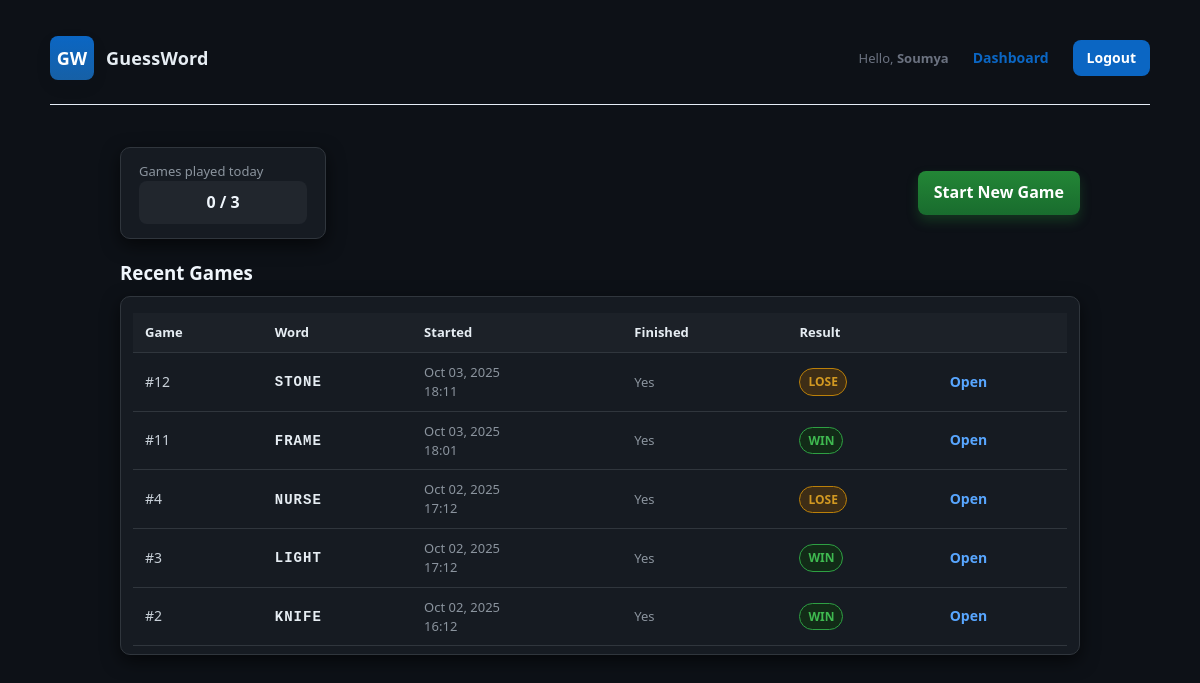
The page / (signed in) on the database as committed earlier.
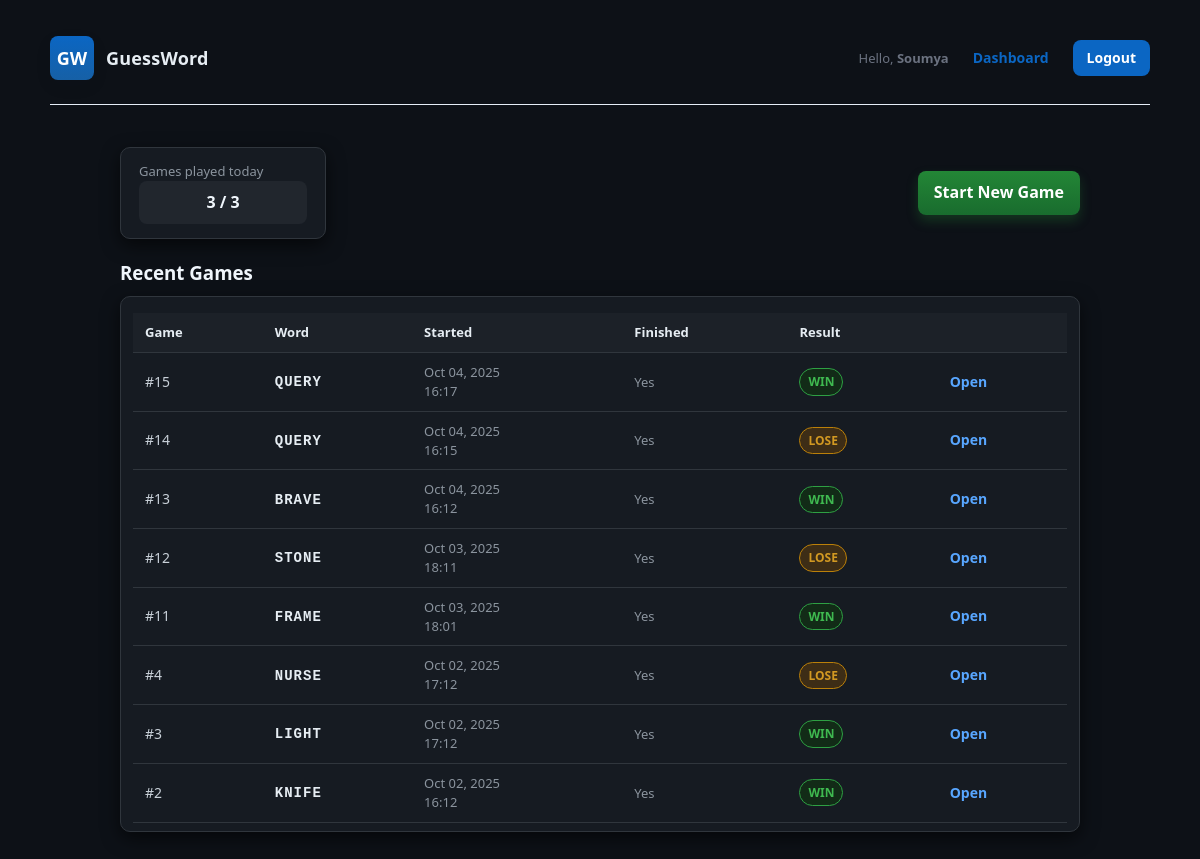
The same page on the database as committed later.
### game/models.py (models this page shows, shortened)
class Game(models.Model):
    user = models.ForeignKey(User, on_delete=models.CASCADE, related_name='games')
    word = models.ForeignKey(Word, on_delete=models.CASCADE)
    started_at = models.DateTimeField(auto_now_add=True)
    finished = models.BooleanField(default=False)
    win = models.BooleanField(default=False)
    guesses_allowed = models.PositiveSmallIntegerField(default=5)
    guesses_used = models.PositiveSmallIntegerField(default=0)

class Word(models.Model):
    text = models.CharField(max_length=5, unique=True)  # store uppercase 5-letter words
    created_at = models.DateTimeField(auto_now_add=True)

### game/views.py (the view)
# urls.py: path('', views.dashboard, name='dashboard'),
@login_required
def dashboard(request):
    if request.user.is_staff or request.user.is_superuser:
        return render(request, 'game/admin_dashboard.html')
    recent = Game.objects.filter(user=request.user).order_by('-started_at')[:10]
    today_count = daily_games_count(request.user)
    return render(request, 'game/dashboard.html', {'recent': recent, 'today_count': today_count})

### game/views.py (called while the page is built)
def daily_games_count(user, for_date=None):
    if for_date is None:
        for_date = date.today()
    start = datetime.combine(for_date, datetime.min.time())
    end = datetime.combine(for_date, datetime.max.time())
    return Game.objects.filter(user=user, started_at__range=(start, end)).count()

### game/templates/game/dashboard.html (shortened to what this page needs)
{% extends "game/base.html" %}
{% block content %}
<div class="dashboard">
  <div class="top-row">
    <div class="card stats">
      <div>
        <div class="small-muted">Games played today</div>
        <div class="stat-pill">{{ today_count }} / 3</div>
      </div>
    </div>
    <div>
      <a class="start-btn" href="{% url 'game:start_game' %}">Start New Game</a>
    </div>
  </div>
  <h3>Recent Games</h3>
  <div class="card" style="padding:8px 12px;">
    <table class="games-table" role="table">
      <thead>
        <tr>
          <th>Game</th>
          <th>Word</th>
          <th>Started</th>
          <th>Finished</th>
          <th>Result</th>
          <th></th>
        </tr>
      </thead>
      <tbody>
        {% for g in recent %}
        <tr>
          <td>#{{ g.id }}</td>
          <td><code style="font-weight:700; letter-spacing:1px; color:#e6edf3;">{{ g.word.text }}</code></td>
          <td>
            <div class="small-muted">{{ g.started_at|date:"M d, Y" }}</div>
            <div class="small-muted">{{ g.started_at|time:"H:i" }}</div>
          </td>
          <td>
            {% if g.finished %}
              <span class="small-muted">Yes</span>
            {% else %}
              <span class="small-muted">No</span>
            {% endif %}
          </td>
          <td>
            {% if g.win %}
              <span class="badge badge-win">WIN</span>
            {% elif g.finished %}
              <span class="badge badge-lose">LOSE</span>
            {% else %}
              <span class="badge badge-pending">IN PROGRESS</span>
            {% endif %}
          </td>
          <td>
            <a href="{% url 'game:play' g.id %}" style="color:#58a6ff; font-weight:600; text-decoration:none;">Open</a>
          </td>
        </tr>
        {% empty %}
        <tr>
          <td colspan="6" class="small-muted">No recent games.</td>
        </tr>
        {% endfor %}
      </tbody>
    </table>
  </div>
</div>
{% endblock %}

### game/templates/game/base.html (shortened to what this page needs)
<!doctype html>
<html lang="en">
<head>
</head>
<body>
  <div class="container">
    <header>
      <div class="brand">
        <div class="logo">GW</div>
        <h1>GuessWord</h1>
      </div>
      <nav>
        {% if user.is_authenticated %}
          <span class="muted">Hello, <strong>{{ user.username }}</strong></span>
          <a href="{% url 'game:dashboard' %}" class="btn ghost">Dashboard</a>
          <a href="{% url 'game:logout' %}" class="btn">Logout</a>
        {% else %}
          <a href="{% url 'game:login' %}" class="btn">Login</a>
          <a href="{% url 'game:register' %}" class="btn secondary">Register</a>
        {% endif %}
      </nav>
    </header>
    <hr class="site-sep">
    <main>
      {% block content %}{% endblock %}
    </main>
  </div>
</body>
</html>

### game/templates/game/base.html (style rules this page uses)
:root { --brand-blue: #0b66c3; --brand-green: #6aaa64; --muted: #6b7280; --card-bg: #ffffff; --page-bg: #f7fafc; --max-width: 1100px; }
html,body { margin:0;padding:0;height:100% }
body { font-family: system-ui, -apple-system, "Segoe UI", Roboto, "Helvetica Neue", Arial, sans-serif; background: var(--page-bg); color: #0f172a; line-height:1.45; padding: 18px; -webkit-font-smoothing:antialiased; }
.container { max-width: var(--max-width); margin: 0 auto; padding: 6px 12px; }
header { display:flex; align-items:center; justify-content:space-between; gap:12px; padding: 12px 0; }
.brand { display:flex; align-items:center; gap:12px; }
.brand .logo { width:44px; height:44px; border-radius:8px; background: linear-gradient(180deg,var(--brand-blue),#1660a6); display:inline-flex; align-items:center; justify-content:center; color:white; font-weight:700; box-shadow: 0 6px 18px rgba(17,24,39,0.06); font-size:18px; }
.brand h1 { margin:0; font-size:18px; letter-spacing:0.2px; }
nav { display:flex; align-items:center; gap:10px; flex-wrap:wrap; font-size:14px; }
nav a { color:var(--brand-blue); text-decoration:none; padding:6px 8px; border-radius:6px; }
hr.site-sep { border:0; border-top:1px solid #e6eef7; margin:12px 0 20px; }
.muted { color:var(--muted); font-size:13px; }
.btn { display:inline-block; padding:8px 14px; border-radius:8px; text-decoration:none; background:var(--brand-blue); color:#fff; font-weight:700; border: none; cursor:pointer; }
.btn.ghost { background: transparent; color:var(--brand-blue); border: none; }

### game/templates/game/dashboard.html (style rules this page uses)
body { background: #0d1117; color: #e6edf3; font-family: system-ui, -apple-system, "Segoe UI", Roboto, "Helvetica Neue", Arial, sans-serif; }
.dashboard { max-width: 960px; margin: 24px auto; padding: 18px; }
.top-row { display: flex; gap: 16px; align-items: center; justify-content: space-between; flex-wrap: wrap; margin-bottom: 18px; }
.card { background: #161b22; border-radius: 10px; padding: 14px 18px; box-shadow: 0 6px 18px rgba(0,0,0,0.6); border: 1px solid #30363d; }
.stats { display: flex; gap: 12px; align-items: center; }
.stat-pill { background: #21262d; padding: 10px 14px; border-radius: 8px; font-weight: 700; color: #f0f6fc; min-width: 140px; text-align: center; }
.start-btn { display: inline-block; background: linear-gradient(180deg,#238636,#196c2e); color: white; padding: 10px 16px; border-radius: 8px; text-decoration: none; font-weight: 700; box-shadow: 0 6px 12px rgba(35,134,54,0.3); transition: transform 0.15s ease; }
h3 { margin-top: 20px; margin-bottom: 10px; color: #f0f6fc; }
.games-table { width: 100%; border-collapse: collapse; margin-top: 8px; font-size: 14px; color: #c9d1d9; }
.games-table th, .games-table td { padding: 10px 12px; border-bottom: 1px solid #30363d; text-align: left; }
.games-table th { background: #1c2128; font-weight: 700; color: #e6edf3; font-size: 13px; }
.badge { display:inline-block; padding:4px 8px; border-radius:999px; font-weight:700; font-size:12px; }
.badge-win { background:#122b17; color:#3fb950; border:1px solid #2ea043; }
.badge-lose { background:#3d2d16; color:#d29922; border:1px solid #bb8009; }
.small-muted { color: #8b949e; font-size:13px; }

Rows that differ between the two databases and show on the page:
added Game: id "15", word.text "QUERY", started_at "Oct 04, 2025", started_at "16:17", finished "Yes", win "WIN"
added Game: id "14", word.text "QUERY", started_at "Oct 04, 2025", started_at "16:15", finished "Yes", win "LOSE"
added Game: id "13", word.text "BRAVE", started_at "Oct 04, 2025", started_at "16:12", finished "Yes", win "WIN"
Other text that changed with them:
{{ today_count }}: "0" → "3"
